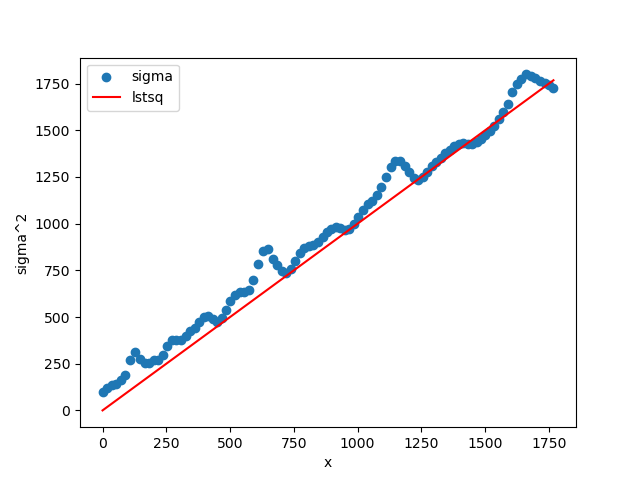

The Python source for this figure:
from astropy.io import fits
from lsp import lstsq
from eval import lstsq_ne
import numpy as np
from matplotlib import pyplot as plt
import json

##if __name__ == "__main__":
##    pass

def make_plot(x, y, k, b):
    plt.scatter(x, y, label='sigma')
    plt.plot(x, k*x + b, color='r', label='lstsq')
    plt.xlabel('x')
    plt.ylabel('sigma^2')
    plt.legend()
    plt.savefig('ccd.png')

if __name__ == '__main__':
    with fits.open('ccd.fits.gz') as f:
        data = f[0].data.astype(np.int16)
        
        u0 = np.mean(data[0][0])
        x = np.mean(data[:, 0, ...], axis=(1, 2)) - u0
        sigma = np.var((data[:, 0, ...] - data[:, 1, ...]), axis=(1, 2))
        A = np.column_stack((x, np.ones_like(x)))
        x_sol, cost, var = lstsq_ne(A, x)
        k, b = x_sol[0], x_sol[1]
        g = 2. / k
        sgm = g * np.sqrt(np.abs(b) / 2)
        g_err = cost * 2 / k**2
        sgm_err = g_err * np.sqrt(np.abs(b) / 2) + g / 2 * np.sqrt(np.abs(b) / 2)
        d = {'ron': sgm, 'ron_err' : sgm_err, 'gain' : g, 'gain_err' : g_err}
        make_plot(x, sigma, k, b)
        with open('ccd.json', 'w') as fp:
            json.dump(d, fp)
